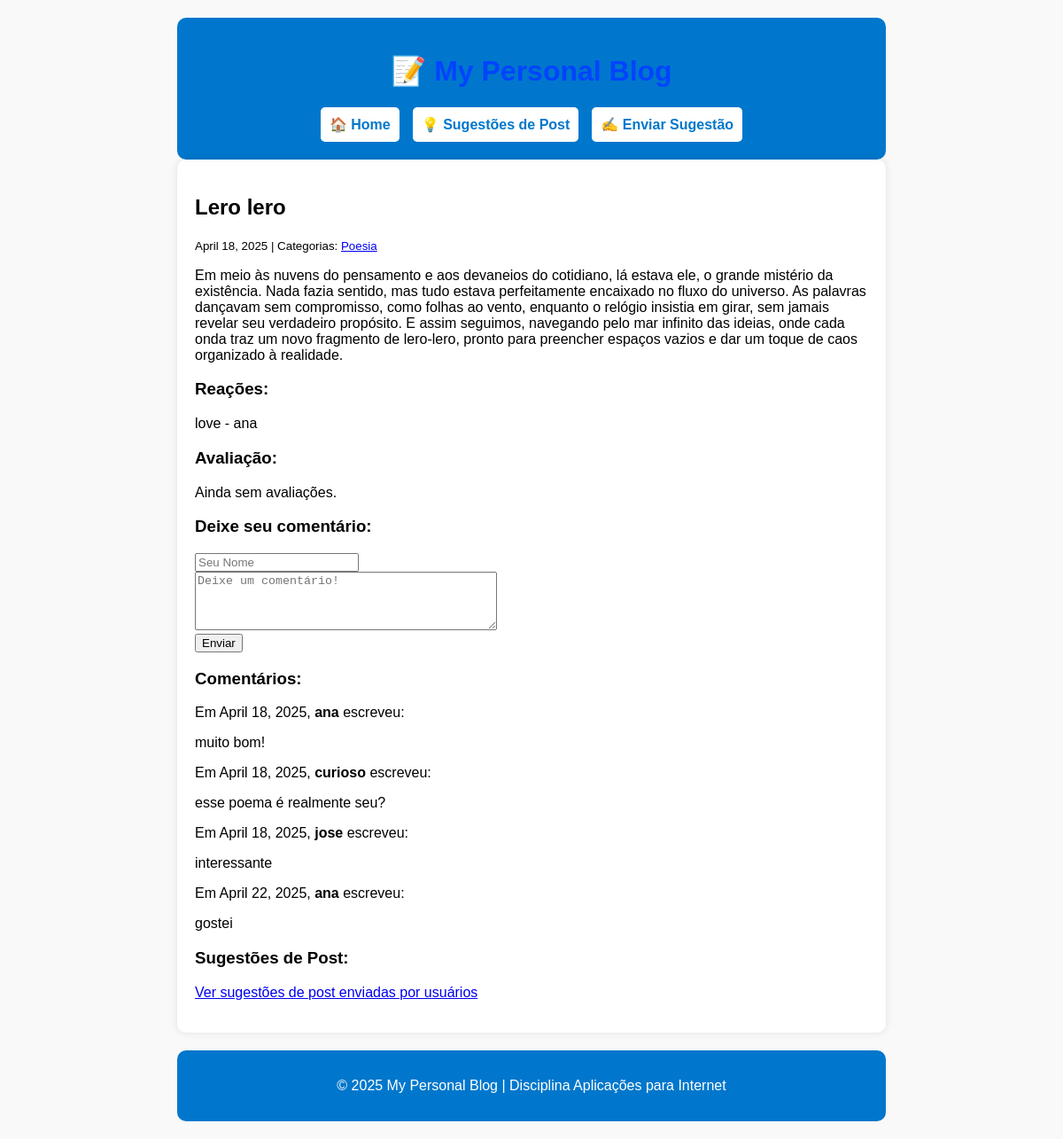
Screenshot of /post/3/ with the database file from the repository.
### blog/models.py (models this page shows, shortened)
class Post(models.Model):
    title = models.CharField(max_length=255)
    body = models.TextField()
    author = models.ForeignKey(User, on_delete=models.CASCADE, related_name="posts", default=1)
    created_on = models.DateTimeField(auto_now_add=True)
    last_modified = models.DateTimeField(auto_now=True)
    categories = models.ManyToManyField("Category", related_name="posts") #relacionamento entre post e categories
    class Meta:
        ordering = ["-created_on"]
        verbose_name_plural = "Posts"

class Category(models.Model):
    name = models.CharField(max_length=30, unique=True)
    description = models.TextField(blank=True, null=True)
    created_on = models.DateTimeField(default=now)
    updated_on = models.DateTimeField(auto_now=True)
    is_active = models.BooleanField(default=True)
    class Meta:
        verbose_name_plural = "Categories"
        ordering = ["name"]

class Reaction(models.Model):
    REACTION_CHOICES = [
        ('like', '👍'),
        ('love', '❤️'),
        ('haha', '😂'),
        ('wow', '😲'),
        ('sad', '😢'),
        ('angry', '😡'),
    ]
    user = models.ForeignKey(User, on_delete=models.CASCADE, related_name="reactions")
    post = models.ForeignKey("Post", on_delete=models.CASCADE, related_name="reactions")
    reaction_type = models.CharField(max_length=10, choices=REACTION_CHOICES)
    created_on = models.DateTimeField(auto_now_add=True)
    updated_on = models.DateTimeField(auto_now=True)
    class Meta:
        verbose_name_plural = "Reactions"
        unique_together = ("user", "post")

class Comment(models.Model):
    author = models.CharField(max_length=60)
    body = models.TextField()
    created_on = models.DateTimeField(auto_now_add=True)
    post = models.ForeignKey("Post", on_delete=models.CASCADE, related_name="comments") #relacionamento entre post e comentarios: many-to-one relationship (muitos comentarios podem estar em UM post, mas nao pode ter o mesmo comentario em varios posts)
    is_approved = models.BooleanField(default=False)
    class Meta:
        ordering = ["created_on"]
        verbose_name_plural = "Comments"

### blog/views.py (the view, shortened to what this page needs)
# urls.py: path("post/<int:pk>/", views.blog_detail, name="blog_detail"),
def blog_detail(request, pk):
    post = Post.objects.get(pk=pk)
    form = CommentForm()
    comments = Comment.objects.filter(post=post)
    reactions = Reaction.objects.filter(post=post)
    ratings = PostRating.objects.filter(post=post)
    context = {
        "post": post,
        "comments": comments,
        "form": CommentForm(),
        "reactions": reactions,
        "ratings": ratings,
    }
    return render(request, "blog/detail.html", context)

### blog/forms.py
class CommentForm(forms.Form):
    author = forms.CharField(
        max_length=60,
        widget=forms.TextInput(
            attrs={"class": "form-control", "placeholder": "Seu Nome"}
        ),
    )
    email = forms.EmailField(
        required=False,
        widget=forms.EmailInput(
            attrs={"class": "form-control", "placeholder": "Seu Email (opcional)"}
        ),
    )
    body = forms.CharField(
        widget=forms.Textarea(
            attrs={"class": "form-control", "placeholder": "Deixe um comentário!", "rows": 4}
        ),
        min_length=5  # Adicionando validação para evitar comentários muito curtos
    )

### blog/templates/blog/detail.html (shortened to what this page needs)
{% extends "base.html" %}
{% block page_title %}
    <h2>{{ post.title }}</h2>
{% endblock page_title %}
{% block page_content %}
    <small>
        {{ post.created_on.date }} | Categorias:
        {% for category in post.categories.all %}
            <a href="{% url 'blog_category' category.name %}">
                {{ category.name }}
            </a>
        {% endfor %}
    </small>
    <p>{{ post.body | linebreaks }}</p>
    <h3>Reações:</h3>
    {% if post.reactions.all %}
        <p>
            {% for reaction in post.reactions.all %}
                {{ reaction.reaction_type }} - {{ reaction.user.username }}
            {% endfor %}
        </p>
    {% else %}
        <p>Ninguém reagiu ainda. Seja o primeiro!</p>
    {% endif %}
    <h3>Avaliação:</h3>
    <p>
        {% if post.ratings.count > 0 %}
            Média de {{ post.ratings.aggregate_avg }} estrelas
        {% else %}
            Ainda sem avaliações.
        {% endif %}
    </p>
    <h3>Deixe seu comentário:</h3>
    <form method="post">
        <div>
            {{ form.author }}
        </div>
        <div>
            {{ form.body }}
        </div>
        <button type="submit" class="btn btn-primary">Enviar</button>
    </form>
    <h3>Comentários:</h3>
    {% for comment in comments %}
        <p>
            Em {{ comment.created_on.date }}, <b>{{ comment.author }}</b> escreveu:
        </p>
        <p>
            {{ comment.body | linebreaks }}
        </p>
    {% endfor %}
    <h3>Sugestões de Post:</h3>
    <p><a href="{% url 'blog_suggestions' %}">Ver sugestões de post enviadas por usuários</a></p>
{% endblock page_content %}

### templates/base.html (style rules this page uses)
body { max-width: 800px; margin: auto; font-family: Arial, sans-serif; background-color: #f9f9f9; padding: 20px; }

### rows the page displays
Post: title "Lero lero", created_on "April 18, 2025", body "Em meio às nuvens do pensamento e aos devaneios do cotidiano, lá estava ele, o grande mistério da existência. Nada fazia sentido, mas tudo estava perfeitamente encaixado no fluxo do universo. As palavras dançavam sem compromisso, como folhas ao vento, enquanto o relógio insistia em girar, sem jamais revelar seu verdadeiro propósito. E assim seguimos, navegando pelo mar infinito das ideias, onde cada onda traz um novo fragmento de lero-lero, pronto para preencher espaços vazios e dar um toque de caos organizado à realidade."
Category: name "Poesia"
Reaction: reaction_type "love", user.username "ana"
Comment: created_on "April 18, 2025", author "ana", body "muito bom!"
Comment: created_on "April 18, 2025", author "curioso", body "esse poema é realmente seu?"
Comment: created_on "April 18, 2025", author "jose", body "interessante"
Comment: created_on "April 22, 2025", author "ana", body "gostei"
